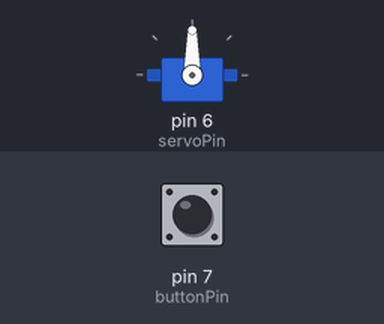
A sketch run on a simulated Arduino Uno, built with avr-gcc and run on an emulated ATmega328P. Shown: servo. Inputs (shaded band) come from the test bench; at power-on: pin 7 (buttonPin) HIGH. What the sketch prints to the serial monitor is not drawn.

Above: at 1.2 s.
1.3 s: pin 7 (buttonPin) pulled LOW for 0.15 s
At 1.7 s:
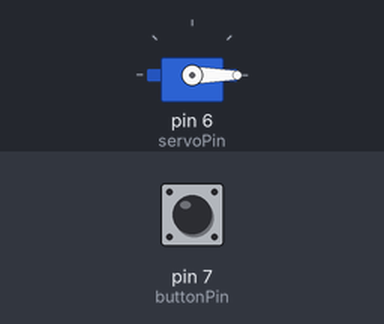
At 11.5 s:
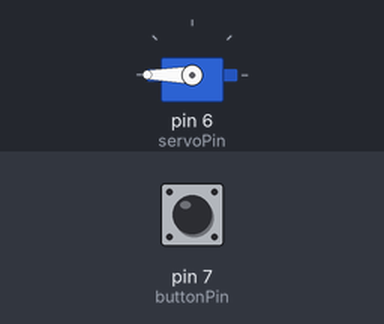
Timing chart, 0 to 11.8 s (numbered marks = the images above; inputs shaded):
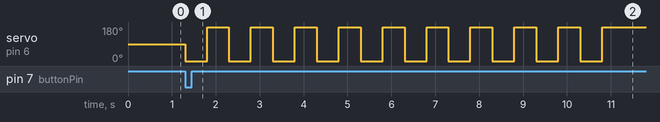

Measured:
- after the input at 1.3 s, servo on pin 6 (servoPin): alternates 180° for 0.50 s and 0° for 0.50 s, starting at once

The sketch:

Survo_Motor.ino
```cpp
#include <Servo.h>

const int buttonPin = 7;   // 버튼 핀
const int servoPin = 6;    // 서보 핀
Servo myservo;

bool readyToDetect = false;
bool buttonWasPressed = false;  // 이전에 눌렸는지 추적

void setup() {
  pinMode(buttonPin, INPUT_PULLUP);
  myservo.attach(servoPin);
  Serial.begin(9600);
}

void loop() {
  int buttonState = digitalRead(buttonPin);

  // 버튼이 HIGH(안눌림)이었던 적이 있다면 감지 시작
  if (buttonState == HIGH) {
    readyToDetect = true;
    buttonWasPressed = false;  // 다시 누를 준비
  }

  // 감지 준비되었고 버튼이 LOW로 눌리면 동작
  if (readyToDetect && buttonState == LOW && !buttonWasPressed) {
    buttonWasPressed = true;

    // 🌀 모터 10번 움직이기
    for (int i = 0; i < 10; i++) {
      myservo.write(0);
      delay(500);
      myservo.write(180);
      delay(500);
    }

    Serial.println("전진");
  }
}
```
